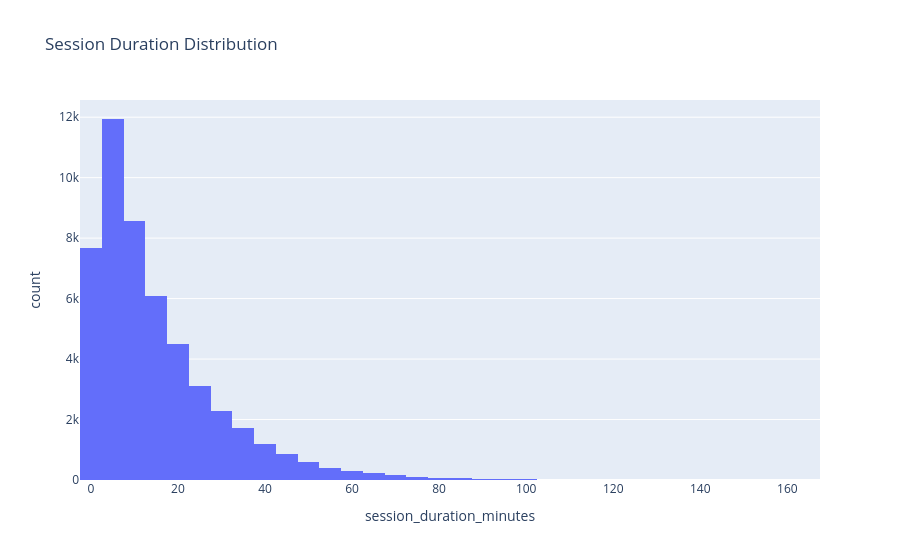

Notebook code for this chart:
### Code cell
fig = px.histogram(events_data, x='session_duration_minutes', nbins=50,
                   title='Session Duration Distribution')
fig.show()

### Figure 1 — Plotly figure (JSON) as saved in the notebook; plotly's stock layout.template omitted (floating-point values rounded to 4 significant figures; data arrays with more than 128 entries replaced by an {"elided": "..."} marker saying what was removed)
{"data": [{"bingroup": "x", "hovertemplate": "session_duration_minutes=%{x}<br>count=%{y}<extra></extra>", "legendgroup": "", "marker": {"color": "#636efa", "pattern": {"shape": ""}}, "name": "", "nbinsx": 50, "orientation": "v", "showlegend": false, "type": "histogram", "x": {"elided": "50000 float values"}, "xaxis": "x", "yaxis": "y"}], "layout": {"barmode": "relative", "legend": {"tracegroupgap": 0}, "title": {"text": "Session Duration Distribution"}, "xaxis": {"anchor": "y", "domain": [0, 1], "title": {"text": "session_duration_minutes"}}, "yaxis": {"anchor": "x", "domain": [0, 1], "title": {"text": "count"}}}}
